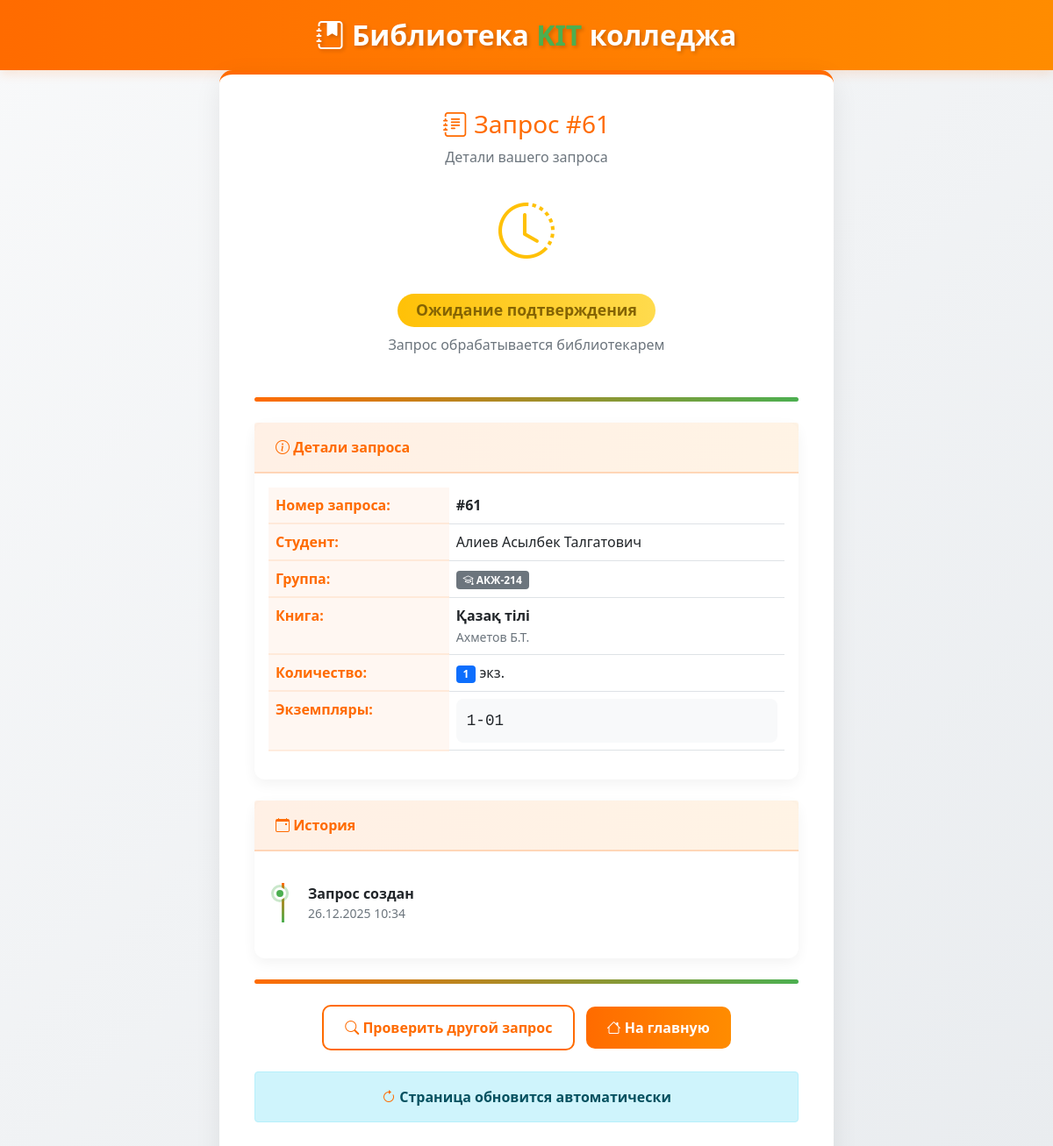
Page /check-status?request_id=61 on the earlier database version.
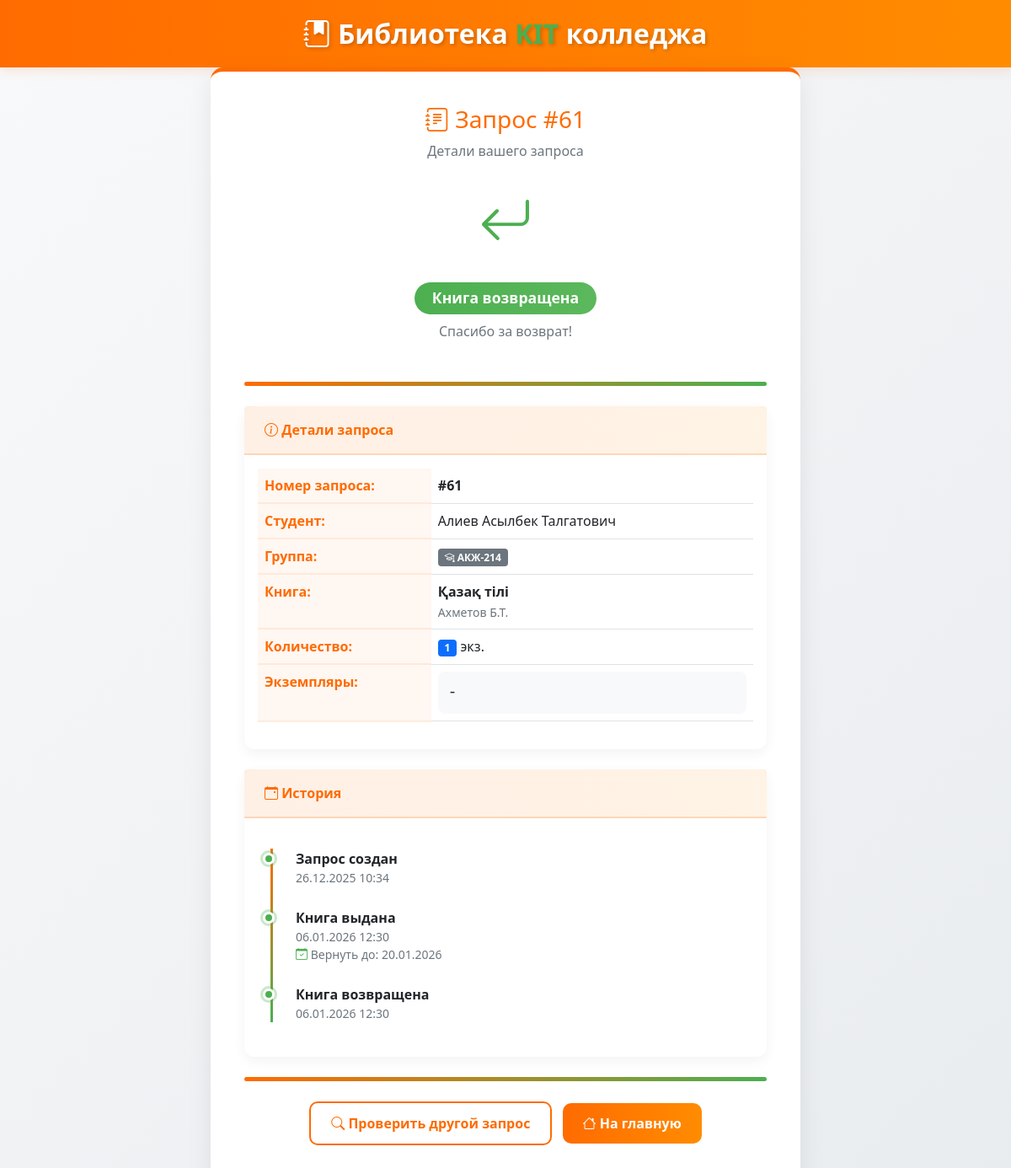
Same page on the later database version.
### models.py (models this page shows, shortened)
class BookRequest(db.Model):
    __tablename__ = 'book_requests'
    id = db.Column(db.Integer, primary_key=True)
    request_number = db.Column(db.String(20), unique=True, nullable=True)
    student_id = db.Column(db.Integer, db.ForeignKey('students.id'), nullable=False)
    book_id = db.Column(db.Integer, db.ForeignKey('books.id'), nullable=False)
    request_date = db.Column(db.DateTime, nullable=False, default=db.func.now())
    issue_date = db.Column(db.DateTime)
    planned_return_date = db.Column(db.DateTime)
    actual_return_date = db.Column(db.DateTime)
    quantity = db.Column(db.Integer, nullable=False, default=1)
    status = db.Column(db.String(20), nullable=False, default='ожидание')
    requested_copy_codes = db.Column(db.String(500), nullable=True)
    book = db.relationship('Book', backref='requests')
    @property
    def assigned_copy_codes(self):
        if self.status == 'ожидание' and self.requested_copy_codes:
            return self.requested_copy_codes.replace(',', ', ')
        copies = BookCopy.query.filter_by(current_request_id=self.id).all()
        return ', '.join([copy.copy_code for copy in copies]) if copies else "-"

### app.py (the view)
@app.route('/check-status', methods=['GET', 'POST'])
def check_status():
    request_input = None
    if request.method == 'POST':
        request_input = request.form.get('request_id', '').strip()
    else:
        request_input = request.args.get('request_id', '').strip()
    if request_input:
        if request_input.startswith('#'):
            request_input = request_input[1:]
        book_request = BookRequest.query.filter_by(request_number=request_input).first()
        if not book_request:
            try:
                request_id_int = int(request_input)
                book_request = BookRequest.query.get(request_id_int)
            except ValueError:
                pass
        if book_request:
            return render_template('status_result.html', book_request=book_request)
        else:
            flash('Запрос не найден')
    return render_template('check_status.html')

### templates/status_result.html (shortened to what the changed rows need)
<!DOCTYPE html>
<html lang="ru">
<head>
    <link href="https://cdn.jsdelivr.net/npm/bootstrap@5.1.3/dist/css/bootstrap.min.css" rel="stylesheet">
    <link rel="stylesheet" href="https://cdn.jsdelivr.net/npm/bootstrap-icons@1.8.1/font/bootstrap-icons.css">
</head>
<body>
    <div class="container">
        <div class="status-card">
            <div class="text-center mb-4">
                <h3 style="color: var(--kit-orange);">
                    <i class="bi bi-journal-text"></i> Запрос #{{ book_request.id }}
                </h3>
                <p class="text-muted">Детали вашего запроса</p>
            </div>
            <div class="text-center mb-5">
                {% if book_request.status == 'ожидание' %}
                    <div class="status-icon" style="color: #ffc107;">
                        <i class="bi bi-clock-history"></i>
                    </div>
                    <h4><span class="badge status-badge status-waiting">Ожидание подтверждения</span></h4>
                    <p class="text-muted">Запрос обрабатывается библиотекарем</p>
                {% elif book_request.status == 'выдано' %}
                    <div class="status-icon" style="color: var(--kit-orange);">
                        <i class="bi bi-check-circle"></i>
                    </div>
                    <h4><span class="badge status-badge status-issued">Книга выдана</span></h4>
                    <p class="text-muted">Вы можете забрать книгу в библиотеке</p>
                {% elif book_request.status == 'возвращено' %}
                    <div class="status-icon" style="color: var(--kit-green);">
                        <i class="bi bi-arrow-return-left"></i>
                    </div>
                    <h4><span class="badge status-badge status-returned">Книга возвращена</span></h4>
                    <p class="text-muted">Спасибо за возврат!</p>
                {% endif %}
            </div>
            <div class="card mb-4">
                <div class="card-body">
                    <table class="table">
                        <tr>
                            <th width="35%">Номер запроса:</th>
                            <td><strong>#{{ book_request.id }}</strong></td>
                        </tr>
                        <tr>
                            <th>Студент:</th>
                        </tr>
                        <tr>
                            <th>Группа:</th>
                        </tr>
                        <tr>
                            <th>Книга:</th>
                        </tr>
                        <tr>
                            <th>Количество:</th>
                            <td><span class="badge bg-primary">{{ book_request.quantity }}</span> экз.</td>
                        </tr>
                        <tr>
                            <th>Экземпляры:</th>
                            <td>
                                <div class="copy-codes">
                                    {{ book_request.assigned_copy_codes }}
                                </div>
                            </td>
                        </tr>
                    </table>
                </div>
            </div>
            <div class="card">
                <div class="card-body">
                    <div class="timeline">
                        <div class="timeline-item completed">
                            <strong>Запрос создан</strong>
                            <div class="text-muted small">
                                {{ book_request.request_date.strftime('%d.%m.%Y %H:%M') }}
                            </div>
                        </div>
                        {% if book_request.issue_date %}
                        <div class="timeline-item {% if book_request.status == 'выдано' %}active{% else %}completed{% endif %}">
                            <strong>Книга выдана</strong>
                            <div class="text-muted small">
                                {{ book_request.issue_date.strftime('%d.%m.%Y %H:%M') }}
                            </div>
                            {% if book_request.planned_return_date %}
                            <div class="text-muted small">
                                <i class="bi bi-calendar-check" style="color: var(--kit-green);"></i>
                                Вернуть до: {{ book_request.planned_return_date.strftime('%d.%m.%Y') }}
                            </div>
                            {% endif %}
                        </div>
                        {% endif %}
                        {% if book_request.actual_return_date %}
                        <div class="timeline-item completed">
                            <strong>Книга возвращена</strong>
                            <div class="text-muted small">
                                {{ book_request.actual_return_date.strftime('%d.%m.%Y %H:%M') }}
                            </div>
                        </div>
                        {% endif %}
                    </div>
                </div>
            </div>
            {% if book_request.status == 'ожидание' %}
            <div class="mt-4 text-center">
                <div class="alert alert-info">
                    <i class="bi bi-arrow-clockwise" style="color: var(--kit-orange);"></i>
                    <strong>Страница обновится автоматически</strong>
                </div>
            </div>
            {% endif %}
        </div>
    </div>
</body>
</html>

Differences in the rows shown:
changed BookRequest id 61: status "ожидание" → "возвращено" (drawn); assigned_copy_codes "1-01" → "-"; issue_date (not shown) → "06.01.2026 12:30"; planned_return_date (not shown) → "20.01.2026"; actual_return_date (not shown) → "06.01.2026 12:30"
Other differences:
text no longer shown: "Ожидание подтверждения Запрос обрабатывается библиотекарем Страница обновится автоматически"
text now shown: "Книга возвращена Спасибо за возврат! Книга выдана Вернуть до: Книга возвращена"
